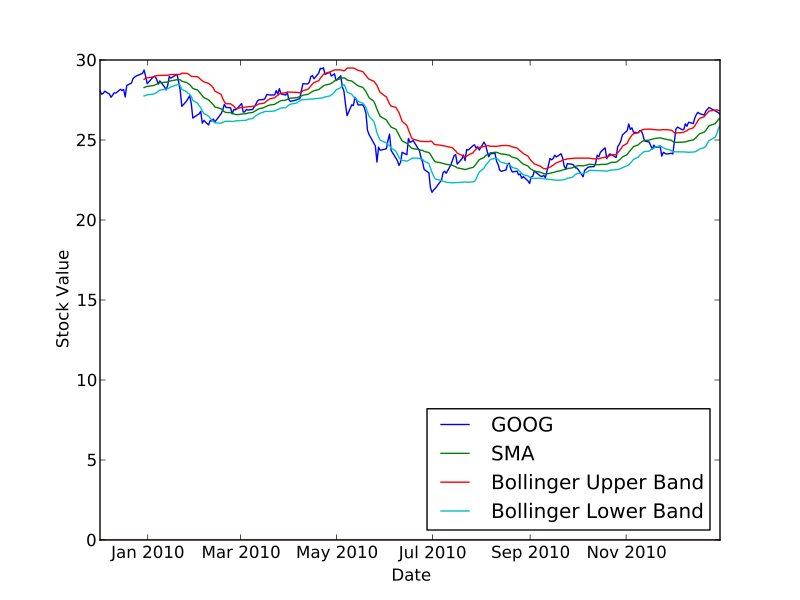

Python code for this plot:
'''
Created on Apr 13, 2013

@author: ubuntu
'''
import pandas as pd
import numpy as np
import math
import copy
import QSTK.qstkutil.qsdateutil as du
import datetime as dt
import QSTK.qstkutil.DataAccess as da
import QSTK.qstkutil.tsutil as tsu
import QSTK.qstkstudy.EventProfiler as ep
import matplotlib.pyplot as plt

def main():
    
    dt_start = dt.datetime(2009, 12, 1)
    dt_end = dt.datetime(2010, 12, 31)
    dataobj = da.DataAccess('Yahoo')
    ls_symbols = ['MSFT']
    # We need closing prices so the timestamp should be hours=16.
    dt_timeofday = dt.timedelta(hours=16)
    # Get a list of trading days between the start and the end.
    ldt_timestamps = du.getNYSEdays(dt_start, dt_end, dt_timeofday)

    na_price,trading_days = loadData(ldt_timestamps, ls_symbols)

    dt_start_real = dt.datetime(2010, 1, 1)

    rmean = pd.rolling_mean(na_price, 20)
    
    rstd = pd.rolling_std(na_price, 20)
    
    upper = rmean + rstd
    
    lower = rmean - rstd
    
    Bollinger_val = (na_price - rmean) / (rstd)

    bollinger_vals = pd.DataFrame(Bollinger_val,index=ldt_timestamps,columns=['bollinger'])
    for i in range(len(bollinger_vals.index)):
        date = bollinger_vals.index[i]
        value = bollinger_vals.ix[date]
        print repr(date) + " " + repr(value)
    # Plotting the plot of daily returns
    plt.clf()
    plt.plot(ldt_timestamps, Bollinger_val)  # Bollinger_val during the period
    plt.axhline(y=0, color='r')
    plt.legend(['GOOG Bollinger'],'upper left')
    plt.ylabel('Stock Value')
    plt.xlabel('Date')
    #plt.vlines(ldt_timestamps, 0, 700, color='gray', linestyles='solid')
    plt.savefig('bollinger-value.pdf', format='pdf')
    
    
    # Plotting the plot of daily returns
    plt.clf()
    plt.plot(ldt_timestamps, na_price)  # price during the period
    plt.plot(ldt_timestamps, rmean)  # rolling mean during the period
    plt.plot(ldt_timestamps, upper)  # upper band during the period
    plt.plot(ldt_timestamps, lower)  # lower band during the period
    plt.axhline(y=0, color='r')
    plt.legend(['GOOG','SMA','Bollinger Upper Band','Bollinger Lower Band'],'lower right')
    plt.ylabel('Stock Value')
    plt.xlabel('Date')
    #plt.vlines(ldt_timestamps, 0, 700, color='gray', linestyles='solid')
    plt.savefig('bollinger.pdf', format='pdf')

def loadData(ldt_timestamps, portfolio_symbols):

    # Creating an object of the dataaccess class with Yahoo as the source.
    c_dataobj = da.DataAccess('Yahoo', cachestalltime=0)

    # Keys to be read from the data, it is good to read everything in one go.
    ls_keys = ['open', 'high', 'low', 'close', 'volume', 'actual_close']

    # Reading the data, now d_data is a dictionary with the keys above.
    # Timestamps and symbols are the ones that were specified before.
    ldf_data = c_dataobj.get_data(ldt_timestamps, portfolio_symbols, ls_keys)
    d_data = dict(zip(ls_keys, ldf_data))
    for s_key in ls_keys:
        d_data[s_key] = d_data[s_key].fillna(method = 'ffill')
        d_data[s_key] = d_data[s_key].fillna(method = 'bfill')
        d_data[s_key] = d_data[s_key].fillna(1.0)

    # Getting the numpy ndarray of close prices.
    na_price = d_data['close'].values

    return na_price,len(ldt_timestamps)


if __name__ == '__main__':
    main()
